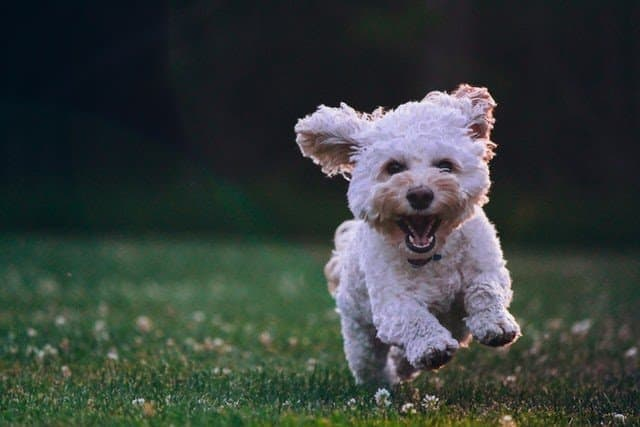
#> input picture Chapter1/sample.jpg, 640 x 427 px
$ python img_otsu.py
#> lines starting #> are read from the running program, lines starting #| are printed output that depends on the picture; after the words box and inside, x2 and y2 are one past the last pixel; in counts of white or black regions, pixels touching at a corner belong together
import cv2
import matplotlib.pyplot as plt

# 1. 이미지 불러오기 (BGR 그대로 불러온 뒤 B 채널 사용)
img = cv2.imread("sample.jpg")
#> img is the input picture: shape (427, 640, 3); mean B, G, R 59.6, 63.1, 55.2


# 2. 오츠 알고리즘을 이용한 자동 임계값 이진화
channel = img[:, :, 2]  # R 채널 사용
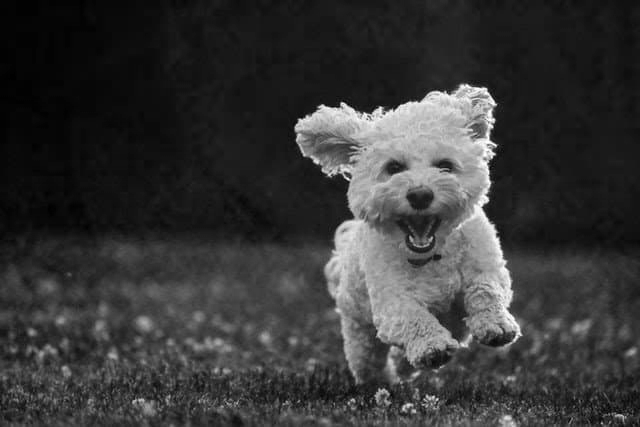
#> channel: shape (427, 640); min 0, max 255, mean 55.2
ret, binary = cv2.threshold(channel, 0, 255, cv2.THRESH_BINARY + cv2.THRESH_OTSU)
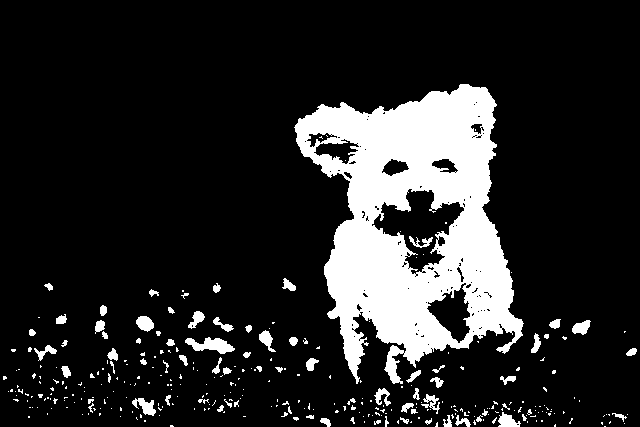
#> binary: shape (427, 640); 15.5% white; 327 white regions (253 under 20 px), largest, box (x1, y1, x2, y2) and area: (294, 84, 524, 384) 36139, (185, 337, 235, 354) 462, (132, 398, 156, 416) 227
#> ret = 95


# 3. 히스토그램 계산 및 임계값 시각화
hist = cv2.calcHist([channel], [0], None, [256], [0, 256])
#> hist = 256 values, max 10988 at index 25, min 9 at index 252, mean 1067.5
print("오츠 알고리즘이 선택한 임계값 =", ret)
#| 오츠 알고리즘이 선택한 임계값 = 95.0

# 4. 결과 출력
cv2.imshow("Original", img)
cv2.imshow("R Channel Binary", channel)
cv2.imshow("Otsu Binary Threshold", binary)
cv2.waitKey(0)
cv2.destroyAllWindows()

plt.plot(hist, color='black')
plt.axvline(x=ret, color='red', linestyle='dashed', linewidth=1)
plt.title("Histogram & Otsu Threshold")
plt.xlabel("Pixel value")
plt.ylabel("Count")
plt.show()
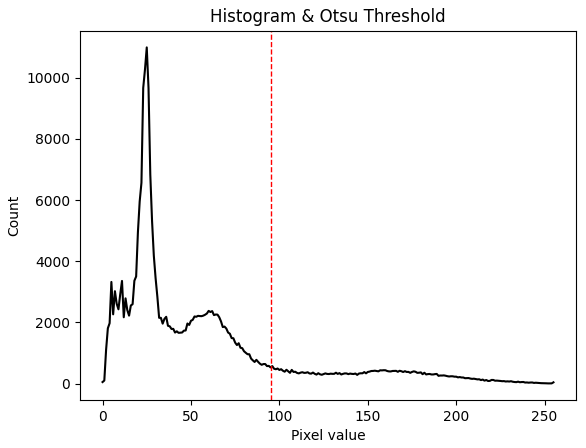
#> figure drawn by matplotlib, 1 panel; curve peaks at x = 25, y = 10988
